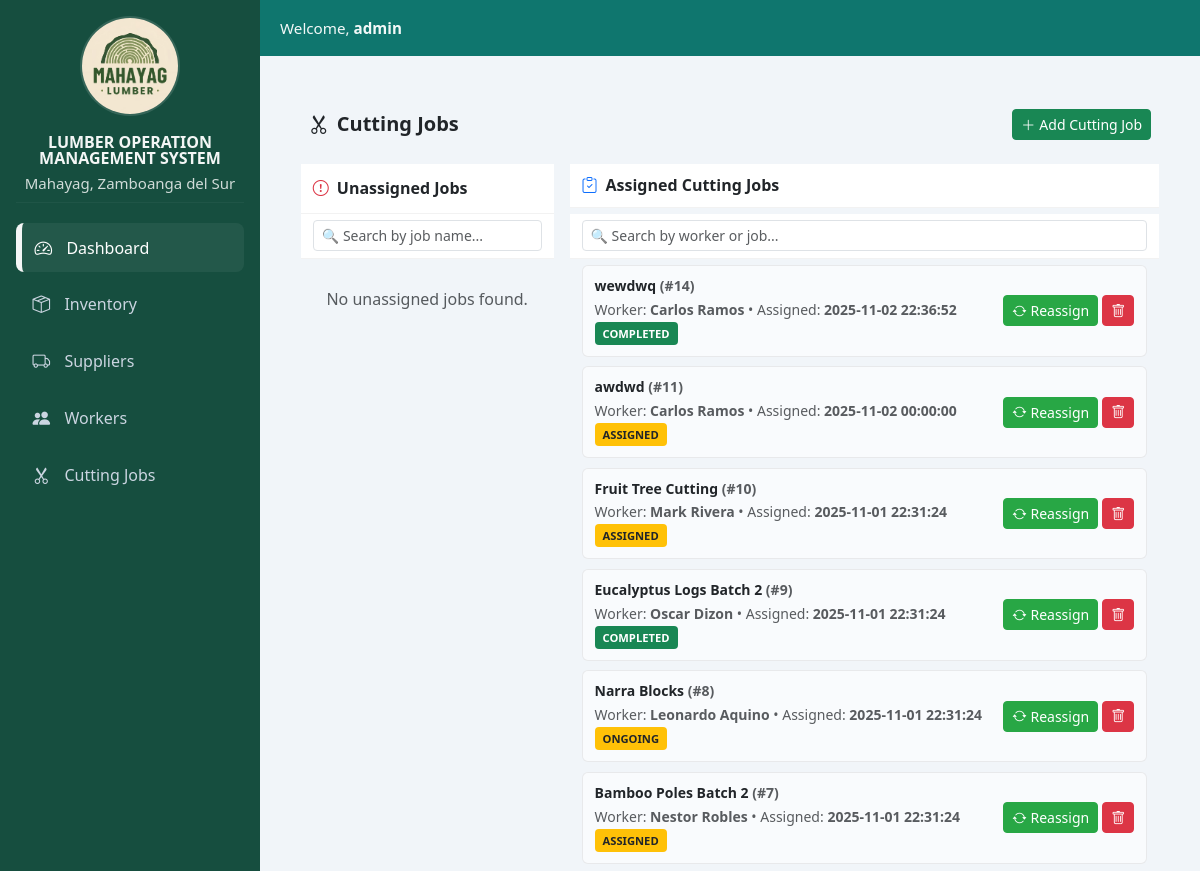
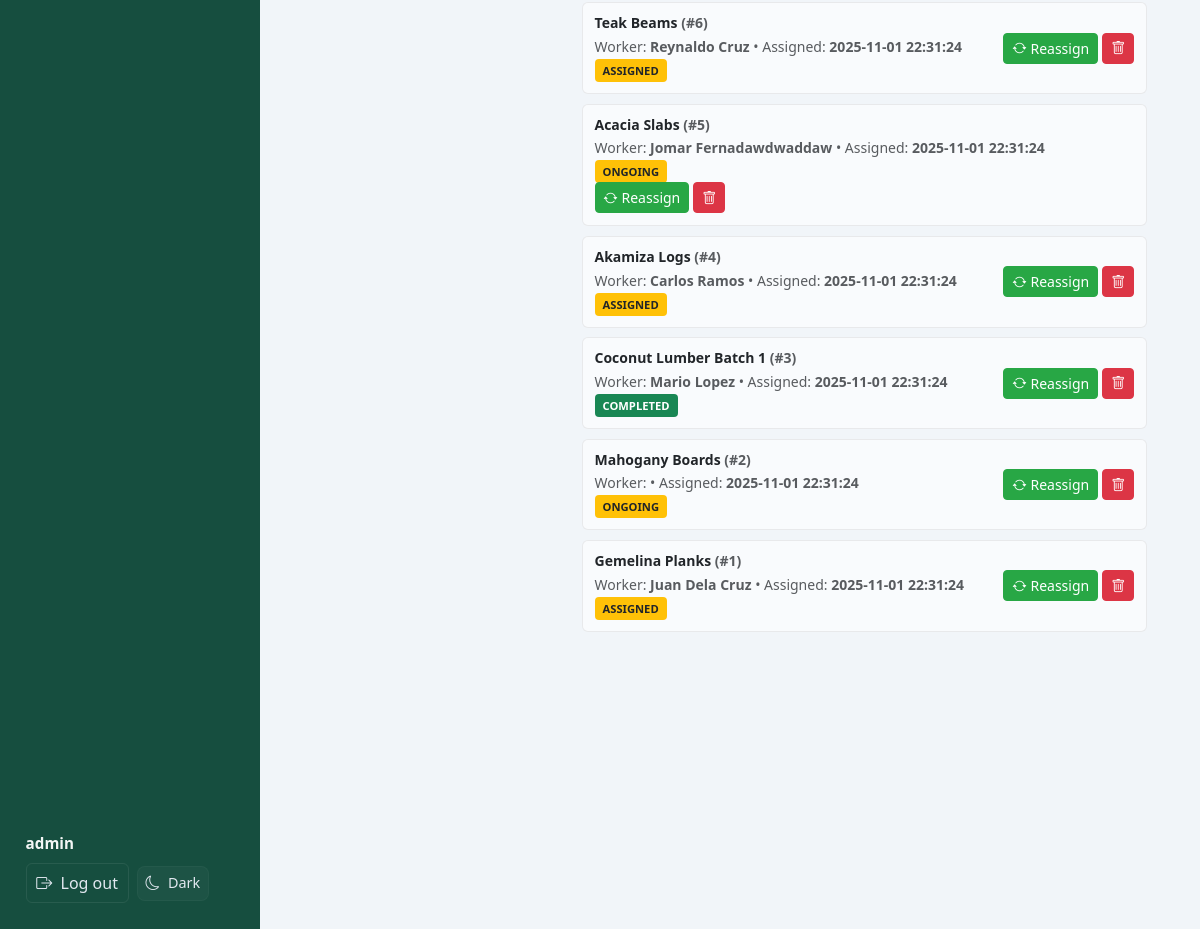
The app's page /admin/pages/cutting_jobs.php (signed in) with its own data (2 pictures, top to bottom).
### tables this page shows
CREATE TABLE `job_assignments` (
  `assignment_id` int(11) NOT NULL,
  `job_id` int(11) DEFAULT NULL,
  `worker_id` int(11) DEFAULT NULL,
  `assigned_by` int(11) DEFAULT NULL,
  `remarks` text DEFAULT NULL,
  `assigned_date` datetime DEFAULT current_timestamp(),
  `status` enum('Assigned','Ongoing','Completed') DEFAULT 'Assigned',
  `completion_date` date DEFAULT NULL
);

CREATE TABLE `cutting_jobs` (
  `job_id` int(11) NOT NULL,
  `job_name` varchar(100) DEFAULT NULL,
  `inventory_id` int(11) DEFAULT NULL,
  `target_quantity` int(11) NOT NULL,
  `size` varchar(50) DEFAULT NULL,
  `quantity` int(11) DEFAULT NULL,
  `due_date` date DEFAULT NULL,
  `status` enum('Pending','In Progress','Completed') DEFAULT 'Pending',
  `created_at` datetime DEFAULT current_timestamp(),
  `updated_at` datetime DEFAULT current_timestamp() ON UPDATE current_timestamp()
);

CREATE TABLE `workers` (
  `worker_id` int(11) NOT NULL,
  `full_name` varchar(100) DEFAULT NULL,
  `age` int(11) DEFAULT NULL,
  `address` varchar(255) DEFAULT NULL,
  `contract_no` varchar(50) DEFAULT NULL,
  `status` enum('Active','Inactive') DEFAULT 'Active',
  `created_at` datetime DEFAULT current_timestamp()
);

### admin/pages/cutting_jobs.php (the view, shortened to what this page needs)
<?php
include_once(__DIR__ . "/../config/db_connection.php");
include_once(ROOT_PATH . "partials/header.php");
?>
<div class="container-fluid py-4">
  <div class="d-flex justify-content-between align-items-center mb-4 px-2">
    <h4 class="section-title mb-0"><i class="bi bi-scissors me-2"></i>Cutting Jobs</h4>
    <button class="btn btn-success btn-sm" data-bs-toggle="modal" data-bs-target="#addJobModal">
      <i class="bi bi-plus-lg me-1"></i>Add Cutting Job
    </button>
  </div>
  <div class="cutting-jobs-wrapper">
    <div class="panel-left">
      <div class="panel-header">
        <h6 class="fw-semibold text-dark mb-0"><i class="bi bi-exclamation-circle text-danger me-2"></i>Unassigned Jobs</h6>
      </div>
      <div class="search-box">
        <input type="text" id="searchUnassigned" class="form-control form-control-sm" placeholder="🔍 Search by job name...">
      </div>
      <div class="panel-body" id="unassignedList">
        <?php
        $unassigned = $conn->query("
          SELECT cj.*, i.name AS material_name
          FROM cutting_jobs cj
          LEFT JOIN inventory_items i ON i.inventory_id = cj.inventory_id
          LEFT JOIN job_assignments ja ON ja.job_id = cj.job_id
          WHERE ja.job_id IS NULL
          ORDER BY cj.created_at DESC
        ");
        if ($unassigned->num_rows > 0):
          while ($job = $unassigned->fetch_assoc()):
        ?>
        <div class="unassigned-item d-flex justify-content-between align-items-center" data-name="<?= strtolower($job['job_name']) ?>">
          <div>
            <div class="fw-semibold small"><?= htmlspecialchars($job['job_name']) ?></div>
            <small class="text-muted">Material: <?= htmlspecialchars($job['material_name'] ?? 'N/A') ?></small><br>
            <small class="text-muted">Created: <?= htmlspecialchars($job['created_at']) ?></small>
          </div>
          <div class="d-flex align-items-center gap-1">
            <button class="btn btn-green btn-sm btn-assign" data-id="<?= $job['job_id'] ?>">
              <i class="bi bi-person-plus me-1"></i>Assign
            </button>
            <button class="btn btn-danger-custom btn-sm" onclick="deleteJob(<?= $job['job_id'] ?>,'<?= htmlspecialchars($job['job_name']) ?>')"><i class="bi bi-trash"></i></button>
          </div>
        </div>
        <?php endwhile; else: ?>
        <p class="text-muted text-center mt-3">No unassigned jobs found.</p>
        <?php endif; ?>
      </div>
    </div>
    <div class="panel-right">
      <div class="panel-header">
        <h6 class="fw-semibold text-dark mb-0"><i class="bi bi-clipboard-check text-primary me-2"></i>Assigned Cutting Jobs</h6>
      </div>
      <div class="search-box">
        <input type="text" id="searchAssigned" class="form-control form-control-sm" placeholder="🔍 Search by worker or job...">
      </div>
      <div class="panel-body" id="assignedList">
        <?php
        $assigned = $conn->query("
          SELECT cj.*, ja.assigned_date, ja.status AS job_status, w.full_name AS worker_name
          FROM cutting_jobs cj
          JOIN job_assignments ja ON ja.job_id = cj.job_id
          LEFT JOIN workers w ON w.worker_id = ja.worker_id
          ORDER BY ja.assigned_date DESC
        ");
        if ($assigned->num_rows > 0):
          while ($job = $assigned->fetch_assoc()):
            $badgeClass = match($job['job_status']) {
              'Completed' => 'bg-success text-white',
              'In Progress' => 'bg-primary text-white',
              default => 'bg-warning text-dark'
            };
        ?>
        <div class="job-card d-flex justify-content-between align-items-center flex-wrap" data-name="<?= strtolower($job['job_name']) ?>" data-worker="<?= strtolower($job['worker_name'] ?? '') ?>">
          <div>
            <h6 class="mb-1 fw-semibold text-dark small"><?= htmlspecialchars($job['job_name']) ?> <span class="text-muted">(#<?= $job['job_id'] ?>)</span></h6>
            <div class="small text-muted">Worker: <strong><?= htmlspecialchars($job['worker_name']) ?></strong> • Assigned: <strong><?= htmlspecialchars($job['assigned_date']) ?></strong></div>
            <span class="badge-status <?= $badgeClass ?>"><?= strtoupper($job['job_status'] ?? 'Pending') ?></span>
          </div>
          <div class="d-flex align-items-center gap-1">
            <button class="btn btn-green btn-sm btn-edit" data-id="<?= $job['job_id'] ?>">
              <i class="bi bi-arrow-repeat me-1"></i>Reassign
            </button>
            <button class="btn btn-danger-custom btn-sm" onclick="deleteJob(<?= $job['job_id'] ?>,'<?= htmlspecialchars($job['job_name']) ?>')"><i class="bi bi-trash"></i></button>
          </div>
        </div>
        <?php endwhile; else: ?>
        <p class="text-muted text-center mt-3">No assigned jobs found.</p>
        <?php endif; ?>
      </div>
    </div>
  </div>
</div>
<?php include(ROOT_PATH . "partials/footer.php"); ?>

### admin/partials/header.php (style rules this page uses)
:root { --sidebar-bg: #164e3f; --sidebar-text: #e2e8f0; --sidebar-accent: rgba(255,255,255,0.95); --topbar-bg: #0f766e; --content-bg: #f1f5f9; }
body { font-family: "Segoe UI", sans-serif; background: var(--content-bg); margin:0; }

### admin/pages/cutting_jobs.php (style rules this page uses)
.section-title { font-size: 1.25rem; font-weight: 600; }
.cutting-jobs-wrapper { display: flex; flex-wrap: nowrap; height: 75vh; gap: 1rem; overflow:hidden; }
.panel-left, .panel-right { display: flex; flex-direction: column; background: transparent; border: none; height: 100%; }
.panel-left { width: 30%; overflow-y:auto; }
.panel-right { width: 70%; overflow-y:auto; }
.panel-header { display: flex; justify-content: space-between; align-items: center; font-weight: 600; font-size: 0.9rem; padding: 0.75rem; border-bottom: 1px solid rgba(0,0,0,0.05); height: 50px; background-color: white; position: sticky; top: 0; z-index: 10; }
.panel-body { padding: 0.75rem; flex-grow: 1; }
.search-box { position: sticky; top: 50px; background: #fff; z-index: 9; padding: 0.4rem 0.75rem; border-bottom: 1px solid rgba(0,0,0,0.05); }
.unassigned-item, .job-card { border: 1px solid rgba(0,0,0,0.07); border-radius: 6px; padding: 0.75rem; margin-bottom: 0.6rem; background: rgba(255,255,255,0.6); transition: all 0.2s ease; }
.badge-status { font-size: 0.7rem; font-weight: 600; border-radius: 4px; padding: 0.25rem 0.5rem; }
.btn-green { background-color: #28a745; color: #fff; border: 1px solid #28a745; transition: all 0.2s ease; }
.btn-danger-custom { background-color: #dc3545; color: #fff; border: 1px solid #dc3545; transition: all 0.2s ease; }

### records on screen
job_assignments: job.job_name "wewdwq", job.job_id "14", worker.full_name "Carlos Ramos", assigned_date "2025-11-02 22:36:52", status "COMPLETED"
job_assignments: job.job_name "awdwd", job.job_id "11", worker.full_name "Carlos Ramos", assigned_date "2025-11-02 00:00:00", status "ASSIGNED"
job_assignments: job.job_name "Fruit Tree Cutting", job.job_id "10", worker.full_name "Mark Rivera", assigned_date "2025-11-01 22:31:24", status "ASSIGNED"
job_assignments: job.job_name "Eucalyptus Logs Batch 2", job.job_id "9", worker.full_name "Oscar Dizon", assigned_date "2025-11-01 22:31:24", status "COMPLETED"
job_assignments: job.job_name "Narra Blocks", job.job_id "8", worker.full_name "Leonardo Aquino", assigned_date "2025-11-01 22:31:24", status "ONGOING"
job_assignments: job.job_name "Bamboo Poles Batch 2", job.job_id "7", worker.full_name "Nestor Robles", assigned_date "2025-11-01 22:31:24", status "ASSIGNED"
job_assignments: job.job_name "Teak Beams", job.job_id "6", worker.full_name "Reynaldo Cruz", assigned_date "2025-11-01 22:31:24", status "ASSIGNED"
job_assignments: job.job_name "Acacia Slabs", job.job_id "5", worker.full_name "Jomar Fernadawdwaddaw", assigned_date "2025-11-01 22:31:24", status "ONGOING"
job_assignments: job.job_name "Akamiza Logs", job.job_id "4", worker.full_name "Carlos Ramos", assigned_date "2025-11-01 22:31:24", status "ASSIGNED"
job_assignments: job.job_name "Coconut Lumber Batch 1", job.job_id "3", worker.full_name "Mario Lopez", assigned_date "2025-11-01 22:31:24", status "COMPLETED"
job_assignments: job.job_name "Mahogany Boards", job.job_id "2", assigned_date "2025-11-01 22:31:24", status "ONGOING"
job_assignments: job.job_name "Gemelina Planks", job.job_id "1", worker.full_name "Juan Dela Cruz", assigned_date "2025-11-01 22:31:24", status "ASSIGNED"

### other values on screen
$displayName "admin"
